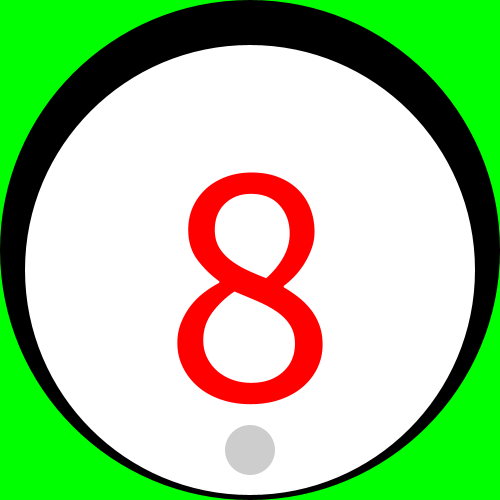
Frame 1 (no input)
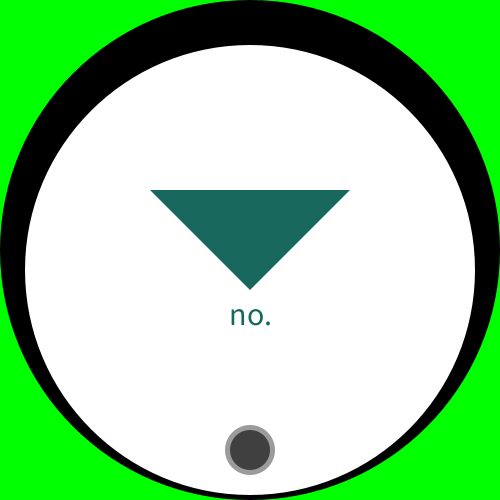
Frame 2 (the mouse pressed at the canvas centre, redrawn once)

The Processing sketch that drew these frames (run headless with seeded random() and noise(); the mouse was pressed at the canvas centre and the sketch redrawn once):

// Processing sketch: processing_79739
// ── processing_79739.pde

//Wayland L. , Eight Ball, CP1 16-17
boolean mode = false;

void setup()
{
  noLoop();
  size(500, 500);
  noStroke();
}
void draw()
{
  background(0, 255, 0);
  fill(0);
  mode =!mode;
  if ( mode == true)
  {
    ellipse(250, 250, 500, 500);
    fill(255);
    ellipse(250, 270, 450, 450);
    fill(255, 0, 0);
    textSize(350);
    textAlign(CENTER);
    text("8", 250, 400);
    fill(0,0,0,50);
    ellipse(250,450,50,50);
  }
  else
  {
    int x = int(random(15));
    ellipse(250, 250, 500, 500);
    fill(255);
    ellipse(250, 270, 450, 450);
    fill(255, 0, 0);
    String answer [] = {
      "outlook not so good", "dont count on it", "my sources say no", "without a doubt, no", "reply hazy, try again", "it is certain not happen", "how about no?", "as I see it, no", "most likely never", "no.", "cannot predict now", "better not tell you now \n because it won't happen", "very doubtful", 
      "yes definitely...not", "concentrate and ask again \n in an hour"
    };
    fill(23, 103, 93);
    triangle(150, 190, 350, 190, 250, 290);

    textSize(32);
    textAlign(CENTER);
    text(answer[x], 250, 325);
        fill(0,0,0,100);
    ellipse(250,450,50,50);
    fill(0,0,0,150);
    ellipse(250,450,40,40);
  }
}

void mousePressed()
{
  if(mouseX > 225 && mouseX < 275 &&
  mouseY > 425 && mouseY < 475)
  {
    ellipse(250,450,40,40);
  redraw();
  }
}
